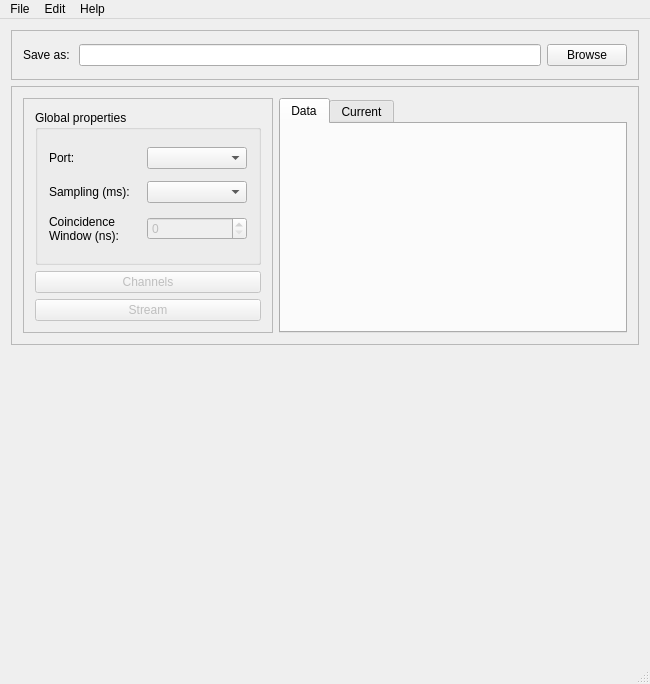
<?xml version="1.0" encoding="UTF-8"?>
<ui version="4.0">
 <class>MainWindow</class>
 <widget class="QMainWindow" name="MainWindow">
  <property name="geometry">
   <rect>
    <x>0</x>
    <y>0</y>
    <width>650</width>
    <height>684</height>
   </rect>
  </property>
  <property name="windowTitle">
   <string>Abacus Software</string>
  </property>
  <property name="unifiedTitleAndToolBarOnMac">
   <bool>false</bool>
  </property>
  <widget class="QWidget" name="centralWidget">
   <layout class="QVBoxLayout" name="verticalLayout">
    <item>
     <widget class="QFrame" name="frame">
      <property name="minimumSize">
       <size>
        <width>0</width>
        <height>50</height>
       </size>
      </property>
      <property name="maximumSize">
       <size>
        <width>16777215</width>
        <height>50</height>
       </size>
      </property>
      <property name="frameShape">
       <enum>QFrame::StyledPanel</enum>
      </property>
      <property name="frameShadow">
       <enum>QFrame::Raised</enum>
      </property>
      <layout class="QHBoxLayout" name="horizontalLayout_2">
       <item>
        <widget class="QLabel" name="label">
         <property name="text">
          <string>Save as: </string>
         </property>
        </widget>
       </item>
       <item>
        <widget class="QLineEdit" name="save_line">
         <property name="text">
          <string/>
         </property>
        </widget>
       </item>
       <item>
        <widget class="QPushButton" name="save_button">
         <property name="text">
          <string>Browse</string>
         </property>
        </widget>
       </item>
      </layout>
     </widget>
    </item>
    <item>
     <widget class="QFrame" name="frame_3">
      <property name="frameShape">
       <enum>QFrame::StyledPanel</enum>
      </property>
      <property name="frameShadow">
       <enum>QFrame::Raised</enum>
      </property>
      <layout class="QHBoxLayout" name="horizontalLayout_5">
       <item>
        <widget class="QFrame" name="frame_4">
         <property name="minimumSize">
          <size>
           <width>250</width>
           <height>0</height>
          </size>
         </property>
         <property name="frameShape">
          <enum>QFrame::StyledPanel</enum>
         </property>
         <property name="frameShadow">
          <enum>QFrame::Raised</enum>
         </property>
         <layout class="QGridLayout" name="gridLayout">
          <item row="2" column="0">
           <widget class="QPushButton" name="channels_button">
            <property name="enabled">
             <bool>false</bool>
            </property>
            <property name="text">
             <string>Channels</string>
            </property>
           </widget>
          </item>
          <item row="0" column="0">
           <widget class="QGroupBox" name="groupBox">
            <property name="title">
             <string>Global properties</string>
            </property>
            <property name="flat">
             <bool>false</bool>
            </property>
            <layout class="QGridLayout" name="gridLayout_2">
             <item row="0" column="0">
              <widget class="QLabel" name="label_2">
               <property name="text">
                <string>Port:</string>
               </property>
              </widget>
             </item>
             <item row="0" column="2">
              <widget class="QComboBox" name="port_box">
               <property name="minimumSize">
                <size>
                 <width>100</width>
                 <height>0</height>
                </size>
               </property>
              </widget>
             </item>
             <item row="3" column="0">
              <widget class="QLabel" name="label_5">
               <property name="text">
                <string>Coincidence
Window (ns):</string>
               </property>
              </widget>
             </item>
             <item row="3" column="2">
              <widget class="QSpinBox" name="coin_spinBox">
               <property name="enabled">
                <bool>false</bool>
               </property>
               <property name="maximumSize">
                <size>
                 <width>100</width>
                 <height>16777215</height>
                </size>
               </property>
               <property name="correctionMode">
                <enum>QAbstractSpinBox::CorrectToNearestValue</enum>
               </property>
               <property name="keyboardTracking">
                <bool>false</bool>
               </property>
               <property name="minimum">
                <number>0</number>
               </property>
               <property name="maximum">
                <number>99</number>
               </property>
               <property name="singleStep">
                <number>1</number>
               </property>
               <property name="value">
                <number>0</number>
               </property>
              </widget>
             </item>
             <item row="2" column="0">
              <widget class="QLabel" name="label_3">
               <property name="text">
                <string>Sampling (ms):</string>
               </property>
              </widget>
             </item>
             <item row="2" column="2">
              <widget class="QComboBox" name="samp_box"/>
             </item>
            </layout>
           </widget>
          </item>
          <item row="3" column="0">
           <widget class="QPushButton" name="stream_button">
            <property name="enabled">
             <bool>false</bool>
            </property>
            <property name="text">
             <string>Stream</string>
            </property>
           </widget>
          </item>
         </layout>
        </widget>
       </item>
       <item>
        <widget class="QTabWidget" name="tabWidget">
         <property name="minimumSize">
          <size>
           <width>300</width>
           <height>150</height>
          </size>
         </property>
         <property name="currentIndex">
          <number>0</number>
         </property>
         <widget class="QWidget" name="tab_data">
          <attribute name="title">
           <string>Data</string>
          </attribute>
          <layout class="QHBoxLayout" name="horizontalLayout_3"/>
         </widget>
         <widget class="QWidget" name="tab_current">
          <attribute name="title">
           <string>Current</string>
          </attribute>
         </widget>
        </widget>
       </item>
      </layout>
     </widget>
    </item>
    <item>
     <widget class="QWidget" name="plot_widget" native="true">
      <property name="sizePolicy">
       <sizepolicy hsizetype="MinimumExpanding" vsizetype="MinimumExpanding">
        <horstretch>0</horstretch>
        <verstretch>0</verstretch>
       </sizepolicy>
      </property>
      <property name="minimumSize">
       <size>
        <width>0</width>
        <height>300</height>
       </size>
      </property>
      <layout class="QVBoxLayout" name="plot_layout"/>
     </widget>
    </item>
   </layout>
  </widget>
  <widget class="QStatusBar" name="statusBar"/>
  <widget class="QMenuBar" name="menuBar">
   <property name="geometry">
    <rect>
     <x>0</x>
     <y>0</y>
     <width>650</width>
     <height>21</height>
    </rect>
   </property>
   <property name="sizePolicy">
    <sizepolicy hsizetype="MinimumExpanding" vsizetype="Fixed">
     <horstretch>0</horstretch>
     <verstretch>0</verstretch>
    </sizepolicy>
   </property>
   <property name="autoFillBackground">
    <bool>false</bool>
   </property>
   <property name="defaultUp">
    <bool>true</bool>
   </property>
   <widget class="QMenu" name="menuProperties">
    <property name="title">
     <string>Edit</string>
    </property>
    <addaction name="actionChannels"/>
    <addaction name="actionDefault_properties"/>
   </widget>
   <widget class="QMenu" name="menuHelp">
    <property name="title">
     <string>Help</string>
    </property>
    <addaction name="actionAbout"/>
   </widget>
   <widget class="QMenu" name="menuFile">
    <property name="title">
     <string>File</string>
    </property>
    <addaction name="actionSave_as_2"/>
    <addaction name="separator"/>
    <addaction name="actionExit"/>
   </widget>
   <addaction name="menuFile"/>
   <addaction name="menuProperties"/>
   <addaction name="menuHelp"/>
  </widget>
  <action name="actionSave_as">
   <property name="text">
    <string>Save as</string>
   </property>
  </action>
  <action name="actionSave">
   <property name="text">
    <string>Save</string>
   </property>
  </action>
  <action name="actionExtract">
   <property name="text">
    <string>Extract</string>
   </property>
  </action>
  <action name="actionConfigure_email">
   <property name="text">
    <string>Configure email</string>
   </property>
  </action>
  <action name="actionDefault_properties">
   <property name="text">
    <string>Default</string>
   </property>
  </action>
  <action name="actionAbout">
   <property name="text">
    <string>About</string>
   </property>
  </action>
  <action name="actionSave_as_2">
   <property name="text">
    <string>Save as</string>
   </property>
  </action>
  <action name="actionExit">
   <property name="text">
    <string>Exit</string>
   </property>
  </action>
  <action name="actionChannels">
   <property name="text">
    <string>Channels</string>
   </property>
  </action>
 </widget>
 <layoutdefault spacing="6" margin="11"/>
 <tabstops>
  <tabstop>save_line</tabstop>
  <tabstop>save_button</tabstop>
  <tabstop>port_box</tabstop>
  <tabstop>coin_spinBox</tabstop>
  <tabstop>channels_button</tabstop>
  <tabstop>stream_button</tabstop>
  <tabstop>tabWidget</tabstop>
 </tabstops>
 <resources/>
 <connections/>
</ui>
